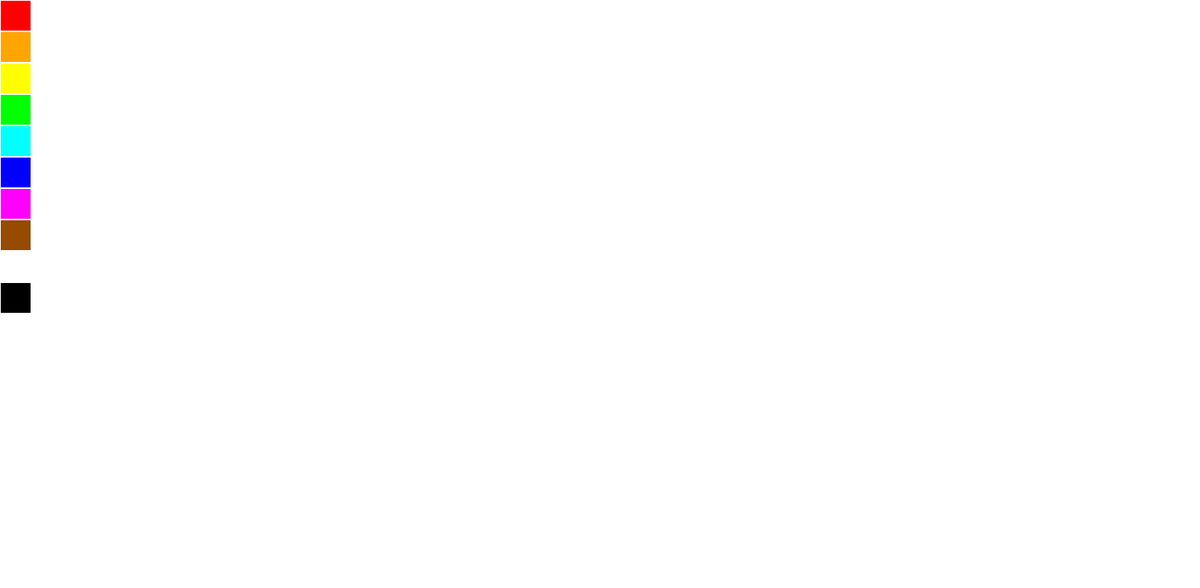
Frame 1 (no input)
Frame 60 (no input): identical to frame 1, image omitted
Frame 120 (the mouse pressed at the canvas centre since frame 60): identical to frame 1, image omitted

The p5.js sketch that drew this single still picture (run headless with seeded random() and noise() and a simulated clock; from frame 60 on, the mouse is pressed at the canvas centre):

// p5.js sketch
// ── sketch.js

let selected = 255; 

function setup() {
  createCanvas(1530, 750);
  background(255);
}

function draw() {
  makePallette();
  noStroke();
  if(mouseIsPressed){
    if(mouseX <= 40 && mouseY <= 400){
      selectNewColor();
    }
    else{
      stroke(selected);
      strokeWeight(15);
      line(pmouseX,pmouseY, mouseX, mouseY);
      console.log(mouseX,mouseY);
    }
  }
}

function selectNewColor(){
  if(mouseY <= 40){
    selected = color(255,0,0);
    console.log('changed to red');
  }
  else if(mouseY <= 80){
    selected = color(255,165,0);
    console.log('changed to orange');
  }
  else if(mouseY <= 120){
    selected = color(255,255,0);
    console.log('changed to yellow');
  }
  else if(mouseY <= 160){
    selected = color(0,255,0);
    console.log('changed to green');
  }
  else if(mouseY <= 200){
    selected = color(0,255,255);
    console.log('changed to cyan');
  }
  else if(mouseY <= 240){
    selected = color(0,0,255);
    console.log('changed to blue');
  }
  else if(mouseY <= 280){
    selected = color(255,0,255);
    console.log('changed to magenta');
  }
  else if(mouseY <= 320){
    selected = color(150,75,0);
    console.log('changed to brown');
  }
  else if(mouseY <= 360){
    selected = 255;
    console.log('changed to white');
  }
  else if(mouseY <= 400){
    selected = 0;
    console.log('changed to black');
  }
}

function makePallette(){
  stroke(255,255,255);
  strokeWeight(2);
  fill(255,0,0);
  rect(0,0,40,40);
  fill(255,165,0);
  rect(0,40,40,40);
  fill(255,255,0);
  rect(0,80,40,40);
  fill(0,255,0);
  rect(0,120,40,40);
  fill(0,255,255);
  rect(0,160,40,40);
  fill(0,0,255);
  rect(0,200,40,40);
  fill(255,0,255);
  rect(0,240,40,40);
  fill(150,75,0);
  rect(0,280,40,40);
  fill(255,255,255);
  rect(0,320,40,40);
  fill(0);
  rect(0,360,40,40);
}
